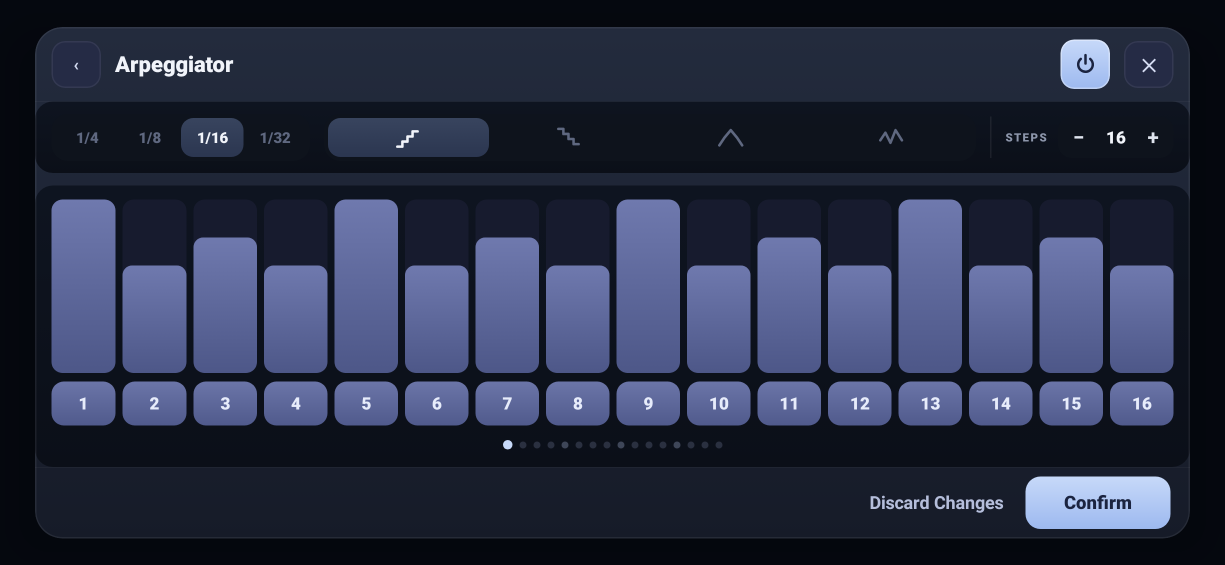
#> input picture app/src/test/screenshots/fxslots_arp.png, 2450 x 1130 px (shown at 1/2 size); its folder holds only this picture in this run
$ python fx_shots.py
#> lines starting #> are read from the running program, lines starting #| are printed output that depends on the picture
#!/usr/bin/env python3
"""Compresse les captures FX en WebP basse qualite et ecrit une page d'index.

    python3 tools/fx_shots.py [qualite] [largeur]

Qualite par defaut 45, largeur max 900 px : assez pour juger une mise en page,
tres loin des ~150 Ko de PNG Roborazzi.
"""
import glob
import os
import sys

from PIL import Image

SRC = "app/src/test/screenshots"
OUT = "/workspace/dl/pub/fxshots"

Q = int(sys.argv[1]) if len(sys.argv) > 1 else 45
W = int(sys.argv[2]) if len(sys.argv) > 2 else 900

TITLES = {
    "fxslots_empty": "Rack vide",
    "fxslots_filled": "Rack rempli (Arp + Space)",
    "fxslots_catalog": "Catalogue",
    "fxslots_arp": "Editeur Arpeggiator",
    "fxslots_space": "Editeur Æther Space (fenetre agrandie)",
}


def main():
    os.makedirs(OUT, exist_ok=True)
    for old in glob.glob(os.path.join(OUT, "*.webp")):
        os.remove(old)
    shots = sorted(glob.glob(os.path.join(SRC, "fxslots_*.png")))
    if not shots:
        sys.exit("aucune capture fxslots_*.png")
    cards = []
    for path in shots:
        name = os.path.splitext(os.path.basename(path))[0]
        img = Image.open(path).convert("RGB")
        if img.width > W:
            img = img.resize((W, round(img.height * W / img.width)), Image.LANCZOS)
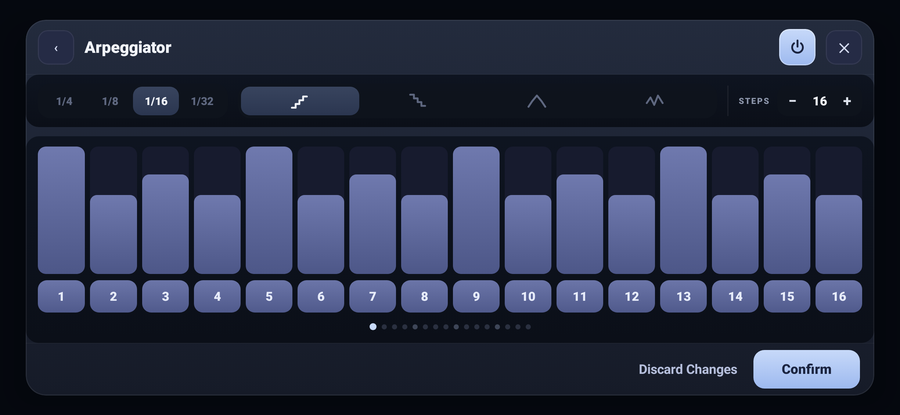
#> img: PIL image 900x415 RGB; mean R, G, B 40.5, 47, 69.4
        dst = os.path.join(OUT, name + ".webp")
        img.save(dst, "WEBP", quality=Q, method=5)
        cards.append(
            f'<figure><img src="{name}.webp" loading="lazy" alt="{name}">'
            f'<figcaption>{TITLES.get(name, name)}'
            f'<span>{img.width}x{img.height} &middot; {os.path.getsize(dst)//1024} Ko</span>'
            f'</figcaption></figure>'
        )
    html = f"""<!doctype html><html lang="fr"><meta charset="utf-8">
<meta name="viewport" content="width=device-width,initial-scale=1">
<title>Fenetre FX - captures</title>
<style>
 body{{margin:0;padding:28px;background:#0d1018;color:#e7ecf5;
      font:15px/1.5 -apple-system,Segoe UI,Roboto,sans-serif}}
 h1{{margin:0 0 6px;font-size:20px;font-weight:800}}
 p.sub{{margin:0 0 22px;color:#8b95b2;font-size:13px}}
 .grid{{display:grid;gap:18px;grid-template-columns:repeat(auto-fit,minmax(360px,1fr))}}
 figure{{margin:0;background:#161b28;border:1px solid rgba(255,255,255,.07);
        border-radius:14px;overflow:hidden}}
 img{{display:block;width:100%;height:auto;background:#05070c}}
 figcaption{{padding:10px 12px;font-size:13px;font-weight:700;color:#cdd6ea;
            display:flex;justify-content:space-between;gap:10px}}
 figcaption span{{color:#7c86a8;font-weight:600;font-size:12px}}
</style>
<h1>Fenetre FX</h1>
<p class="sub">Branche <b>design/fx-reverb</b> &middot; WebP qualite {Q}, largeur max {W} px</p>
<div class="grid">{''.join(cards)}</div>
</html>"""
    with open(os.path.join(OUT, "index.html"), "w") as f:
        f.write(html)
    total = sum(os.path.getsize(p) for p in glob.glob(os.path.join(OUT, "*.webp")))
    print(f"{len(cards)} images, {total//1024} Ko au total")
#| 1 images, 0 Ko au total


if __name__ == "__main__":
    main()

$ run again, on app/src/test/screenshots/fxslots_space.png
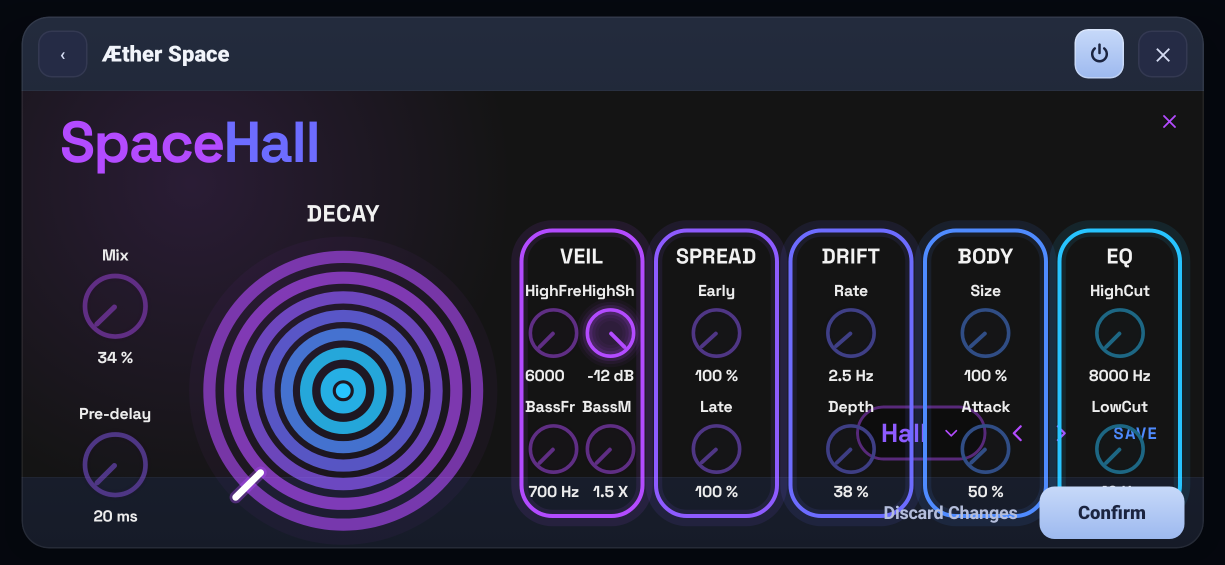
#> input picture app/src/test/screenshots/fxslots_space.png, 2450 x 1130 px (shown at 1/2 size)
#> in main, `img = img.resize((W, round(img.height * W / img.width)), Image.LANCZOS)`:
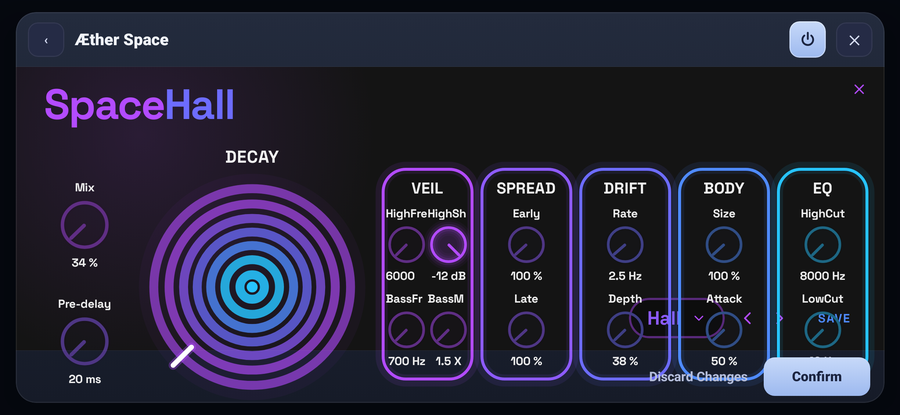
#> img: PIL image 900x415 RGB; mean R, G, B 37.4, 36.2, 55.9
#| 1 images, 0 Ko au total

$ run again, on app/src/test/screenshots/fxslots_catalog.png
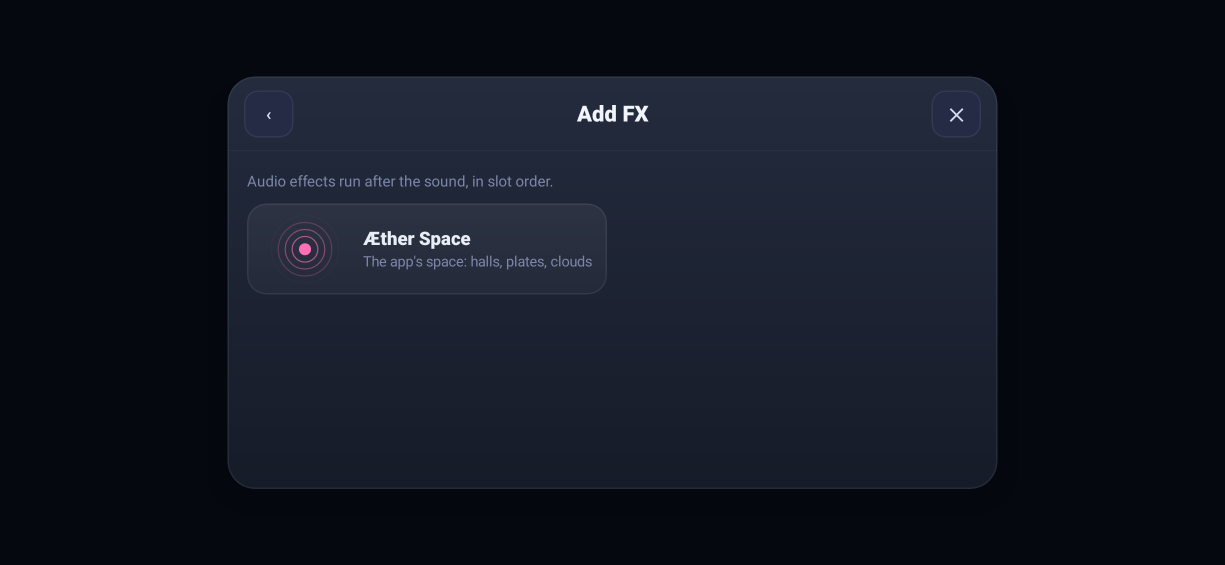
#> input picture app/src/test/screenshots/fxslots_catalog.png, 2450 x 1130 px (shown at 1/2 size)
#> in main, `img = img.resize((W, round(img.height * W / img.width)), Image.LANCZOS)`:
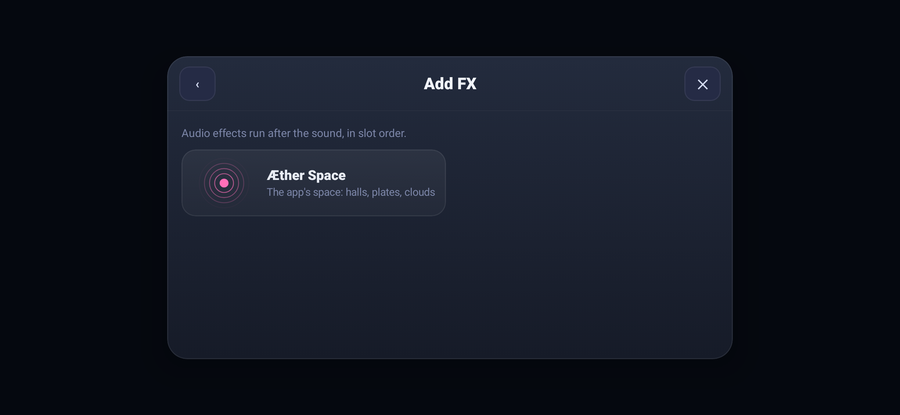
#> img: PIL image 900x415 RGB; mean R, G, B 17, 21.5, 32.4
#| 1 images, 0 Ko au total

$ run again, on app/src/test/screenshots/fxslots_empty.png
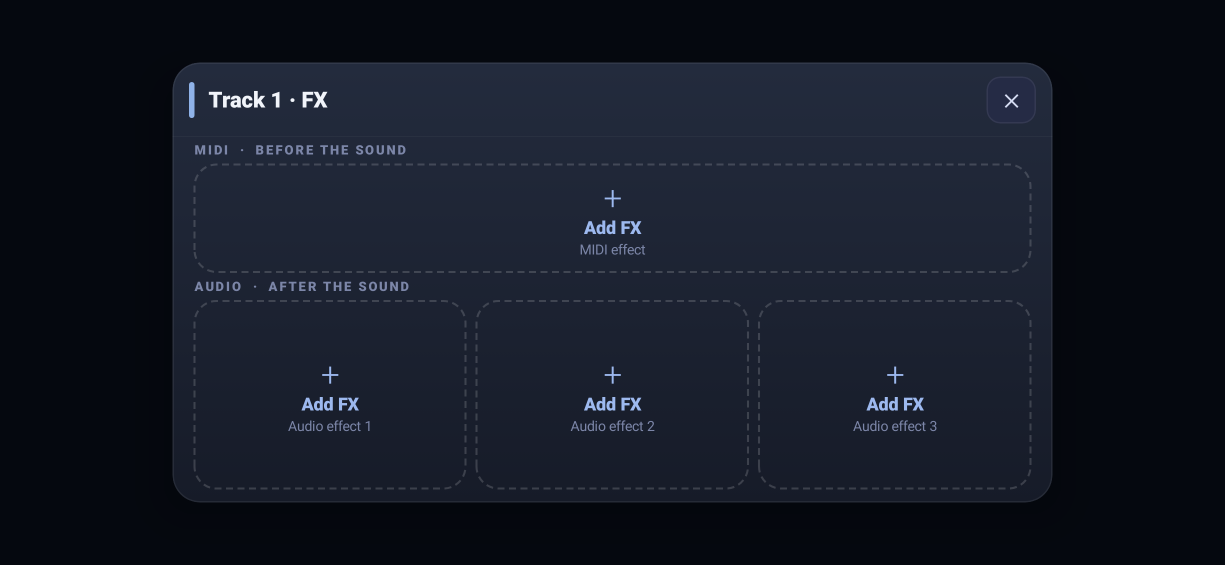
#> input picture app/src/test/screenshots/fxslots_empty.png, 2450 x 1130 px (shown at 1/2 size)
#> in main, `img = img.resize((W, round(img.height * W / img.width)), Image.LANCZOS)`:
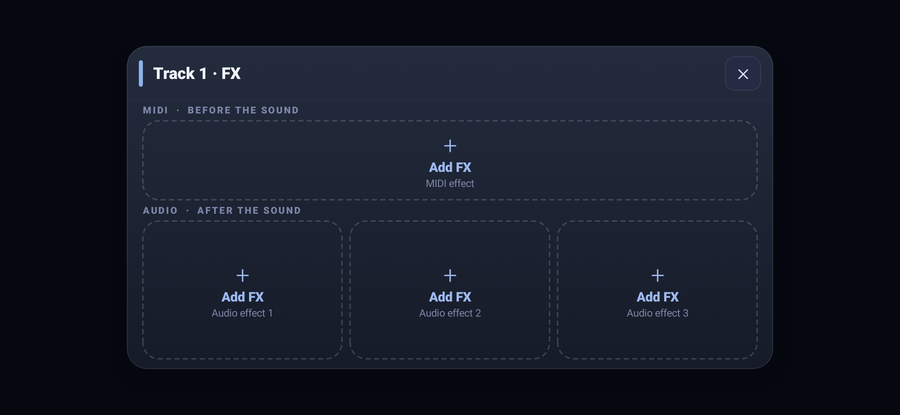
#> img: PIL image 900x415 RGB; mean R, G, B 19.4, 24.4, 36.2
#| 1 images, 0 Ko au total

$ run again, on app/src/test/screenshots/fxslots_filled.png
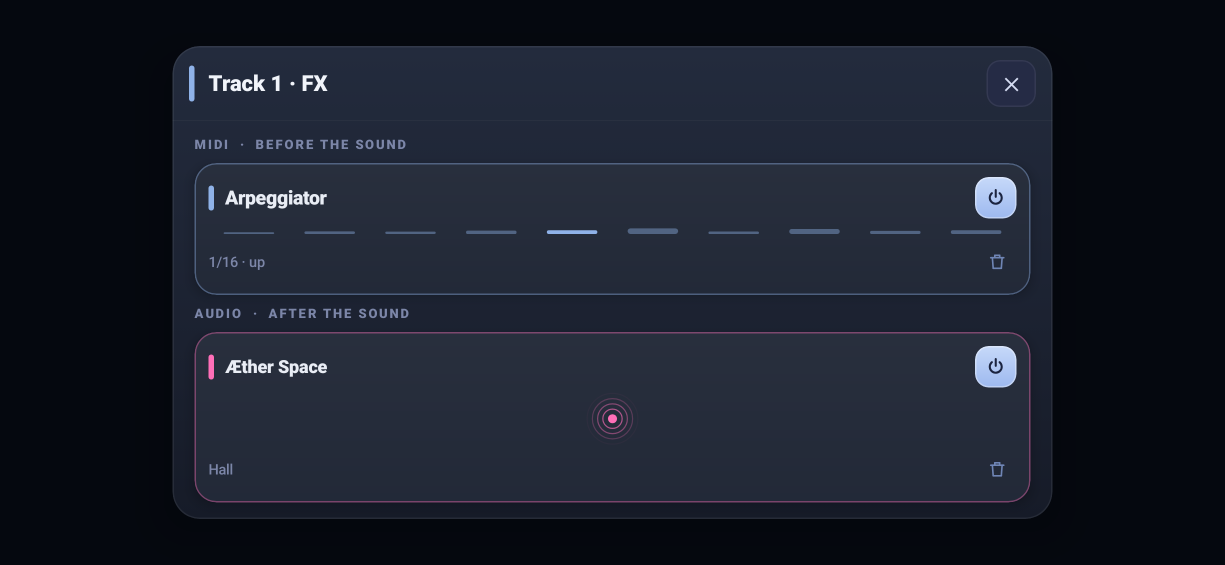
#> input picture app/src/test/screenshots/fxslots_filled.png, 2450 x 1130 px (shown at 1/2 size)
#> in main, `img = img.resize((W, round(img.height * W / img.width)), Image.LANCZOS)`:
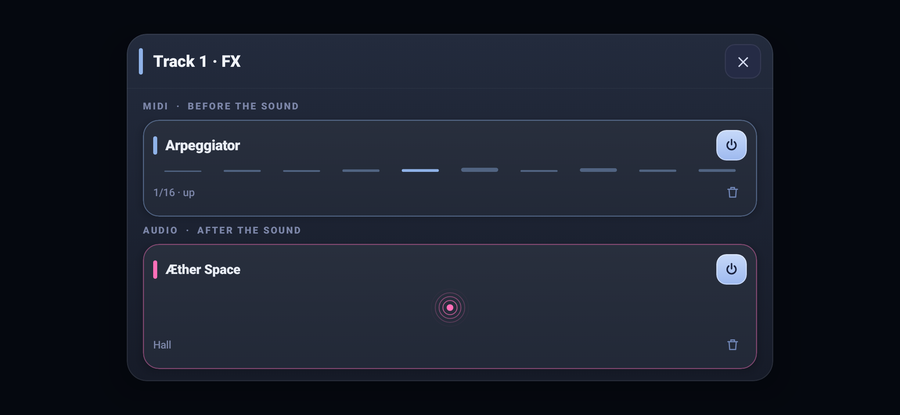
#> img: PIL image 900x415 RGB; mean R, G, B 25.1, 30.2, 42.4
#| 1 images, 0 Ko au total
